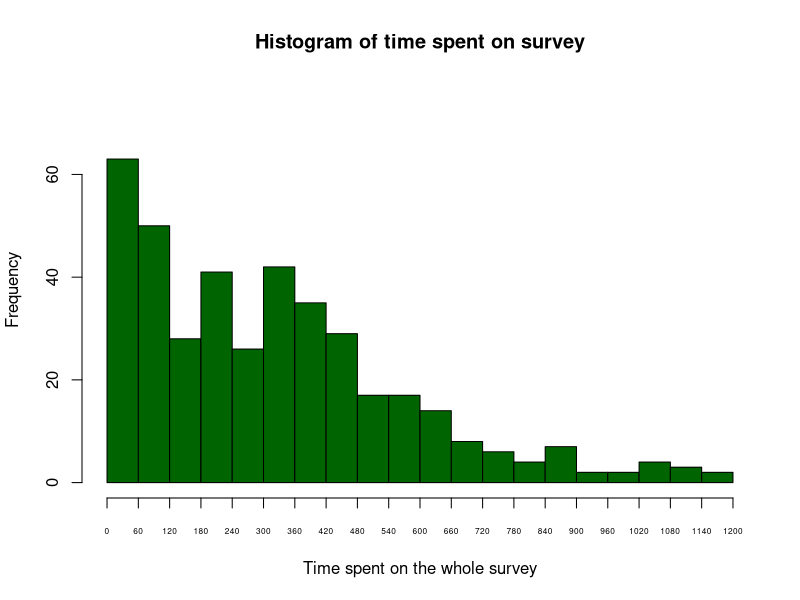
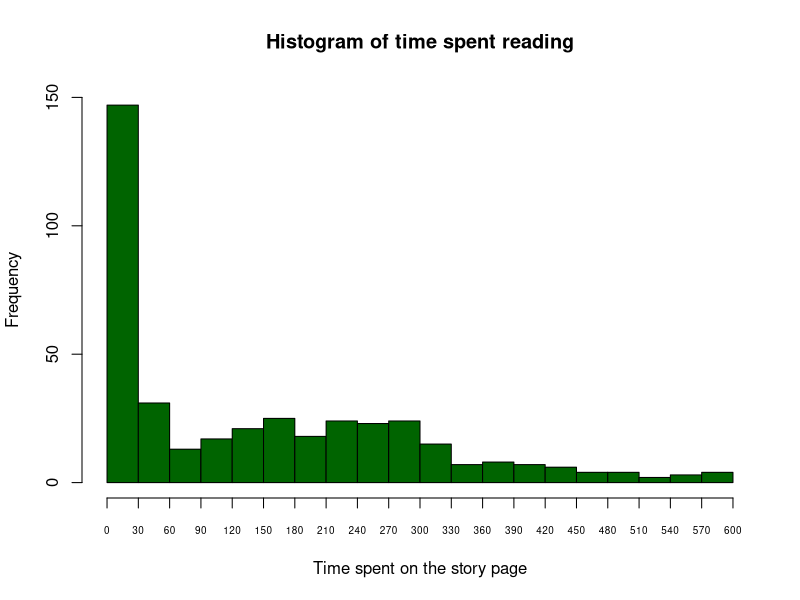
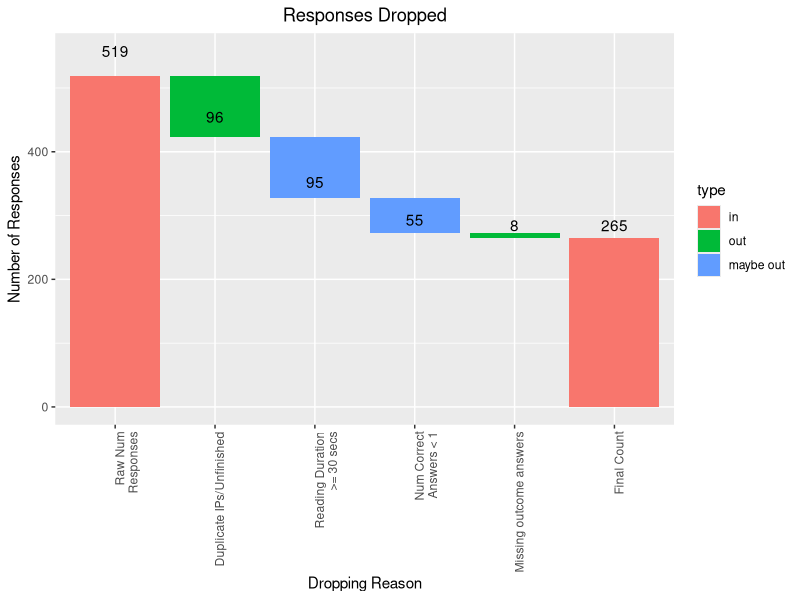

Generate these figures, in order, with R:
## ---- chunk 1
knitr::opts_chunk$set(echo = TRUE)

# load packages
library(lmtest) 
library(knitr)
library(data.table)
library(tidyverse)
separator <- paste(rep("=",70), collapse = "")
## ---- chunk 2
mturk_masters = 
  read.csv("experiment_results/mturk_W241_Final-Project_Survey_Masters-Batch_Results.csv")
mturk_regulars = 
  read.csv("experiment_results/mturk_W241_Final-Project_Survey_Non-Masters-Batch_Results.csv")

# the second and third rows of the qualtrics results contain meta info 
# we do not need so we remove it here
all_content = 
  readLines("experiment_results/qualtrics_W241_Final-Project_Survey_Experiment_August-1-2018_14-06.csv")
all_content = all_content[-3]
all_content = all_content[-2]
qualtrics = read.csv(textConnection(all_content), header = TRUE, stringsAsFactors = FALSE)
rm(all_content)
# thank you: https://stackoverflow.com/questions/15860071/read-csv-header-on-first-line-skip-second-line
## ---- chunk 3
# assign groups
mturk_masters['source_group'] = 1 
mturk_regulars['source_group'] = 2
mturk_all = rbind(mturk_masters, mturk_regulars)

# keep these columns and drop the rest (switched to reverse where we explicitly drop the not necessary ones so that we are more clear about what we are dropping)
#mturk_cols_to_keep = c('HITId', 'CreationTime', 'Expiration', 'AssignmentId', 'WorkerId', 'AssignmentStatus', 'AcceptTime', 'SubmitTime', 'WorkTimeInSeconds', 'LifetimeApprovalRate', 'Last30DaysApprovalRate', 'Last7DaysApprovalRate', 'Answer.surveycode', 'source_group')
#mturk_all = mturk_all[mturk_cols_to_keep]

# drop unnecessary columns
mturk_all = subset(mturk_all, select = -c(HITTypeId, Title, Description, Keywords, 
                                          Reward, MaxAssignments, RequesterAnnotation, 
                                          AssignmentDurationInSeconds, AutoApprovalDelayInSeconds, 
                                          NumberOfSimilarHITs, LifetimeInSeconds, AssignmentId, 
                                          AutoApprovalTime, ApprovalTime, RejectionTime, 
                                          RequesterFeedback, Approve, Reject))

# rename mTurkCode column to match qualtrics
mturk_all['mTurkCode'] = mturk_all['Answer.surveycode']

# check out the combined dataset
#head(mturk_all)
table(mturk_all['source_group'])
dim(mturk_all)
## ---- chunk 4
#head(qualtrics)
responses = merge(x = qualtrics, y = mturk_all, by = "mTurkCode", all.x = TRUE)
dim(responses)
table(responses$source_group)
#head(responses)
#colnames(responses)
responses$source_group[is.na(responses$source_group)] = 3
responses$source_group <- factor(responses$source_group, labels = c("Mturk Masters", "Mturk Regulars", "F&F"))
#hist(responses$source_group, breaks=3) # could probably make this prettier
table(responses$source_group)
## ---- chunk 5
rm(list = c('mturk_all', 'mturk_masters', 'mturk_regulars', 'qualtrics'))
## ---- chunk 6
table(responses$Status)
## ---- chunk 7
# record duplicate IP Addresses and first timestamp
responses %>% 
  group_by(IPAddress) %>% 
  arrange(StartDate) %>% 
  summarize(ip_count = n(),
            StartDate = first(StartDate)) %>% 
  filter(ip_count > 1) -> duplicate_ips

# merge duplicate IP Addresses based on first time stamp
responses <- merge(x = responses, y = duplicate_ips, 
               by = c("IPAddress", "StartDate"), all.x = TRUE)
# merge all duplicate IP Addresses
responses <- merge(x = responses, y = duplicate_ips[,c("IPAddress", "ip_count")], 
               by = "IPAddress", all.x = TRUE)

responses$duplicate_ip <- 0
responses[!is.na(responses$ip_count.y),]$duplicate_ip <- 1
responses$duplicate_ip_xfirst <- 0
responses[!is.na(responses$ip_count.x),]$duplicate_ip_xfirst <- 1
responses$ip_count.x <- NULL
colnames(responses)[colnames(responses)=="ip_count.y"] <- "ip_count"
responses[is.na(responses$ip_count),]$ip_count <- 1
rm(duplicate_ips)
## ---- chunk 8
table(responses$duplicate_ip, responses$duplicate_ip_xfirst)
## ---- chunk 9
table(responses$ip_count)
## ---- chunk 10
cat(separator)
cat("\nSummary of survey's progress:\n")
summary(responses$Progress)
cat(separator)
cat("\nNumber of responses that are not finished:\n")
sum(responses$Progress < 100)
cat(separator)
cat("\nPrimary outcome distribution for unfinished responses:\n")
table(responses[responses$Progress < 100,]$Q4)
cat(separator)
cat("\nSource of  unfinished responses:\n")
table(responses[responses$Progress < 100,]$source_group)
cat(separator)
cat("\nTreatment assignment for unfinished responses:\n")
table(responses[responses$Progress < 100,]$FL_2_DO)
## ---- chunk 11
responses$valid <- "Valid"
responses[responses$Status %in% c("Spam", "Survey Preview"), ]$valid <- "Preview/Spam"
responses[responses$duplicate_ip_xfirst==1,]$valid <- "Duplicate"
responses[responses$Progress < 100,]$valid <- "Not Finished"
table(responses$valid)
## ---- chunk 12
cat(separator)
cat("\nSource of valid responses:\n")
table(responses[responses$valid == "Valid",]$source_group)
cat("\nSource of invalid responses:\n")
table(responses[responses$valid != "Valid",]$source_group)
cat(separator)
cat("\nTreatment assignment for valid responses:\n")
table(responses[responses$valid == "Valid",]$FL_2_DO)
cat("\nTreatment assignment for invalid responses:\n")
table(responses[responses$valid != "Valid",]$FL_2_DO)
## ---- chunk 13
table(responses[responses$valid == "Valid",]$FL_2_DO, 
      responses[responses$valid == "Valid",]$source_group)
## ---- chunk 14
short_story_word_count = 990
duration_secs_minimum = 30
correct_answers_minimum = 1
## ---- chunk 15
valid_responses = subset(responses, valid == "Valid")
## ---- chunk 16
summary(valid_responses$Duration..in.seconds.)
## ---- chunk 17
sum(valid_responses$Duration..in.seconds. < 1200)
## ---- chunk 18
hist(valid_responses[valid_responses$Duration..in.seconds. < 1200,]$Duration..in.seconds.,
     col = "darkgreen",
     breaks = seq(0,1200,60),
     ylim = c(0, 75),
     xaxt = 'n',
     xlab = "Time spent on the whole survey",
     main = "Histogram of time spent on survey")
axis(side = 1, at = seq(0,1200,60), labels = seq(0,1200,60), cex.axis = 0.5)
## ---- chunk 19
summary(valid_responses$Q2_Page.Submit)
## ---- chunk 20
sum(valid_responses$Q2_Page.Submit < 600)
## ---- chunk 21
hist(valid_responses[valid_responses$Q2_Page.Submit < 600,]$Q2_Page.Submit,
     col = "darkgreen",
     breaks = seq(0,600,30),
     ylim = c(0, 150),
     xaxt = 'n',
     xlab = "Time spent on the story page",
     main = "Histogram of time spent reading")
axis(side = 1, at = seq(0,600,30), labels = seq(0,600,30), cex.axis = 0.6)
## ---- chunk 22

# reading time check
#valid_responses = subset(valid_responses, Q2_Page.Submit >= duration_secs_minimum)
valid_responses[valid_responses$Q2_Page.Submit < duration_secs_minimum,]$valid <- "Undertime"
table(valid_responses$valid)
## ---- chunk 23
table(valid_responses$valid, valid_responses$FL_2_DO)
## ---- chunk 24
table(valid_responses$valid, valid_responses$source_group)
## ---- chunk 25
# reading questions check
Q12_correct_ans = 'Beautiful'
Q14_correct_ans = 'Rome'
Q16_correct_ans = 'Gaius was killed'
valid_responses['Q12_correct'] = ifelse(valid_responses$Q12 == Q12_correct_ans, 1, 0)
valid_responses['Q14_correct'] = ifelse(valid_responses$Q14 == Q14_correct_ans, 1, 0)
valid_responses['Q16_correct'] = ifelse(valid_responses$Q12 == Q16_correct_ans, 1, 0)
valid_responses['correct_answers'] = valid_responses$Q12_correct + 
  valid_responses$Q14_correct + valid_responses$Q16_correct
table(valid_responses$correct_answers)
## ---- chunk 26
valid_responses[valid_responses$correct_answers < correct_answers_minimum,]$valid <- "Very incorrect"
table(valid_responses$valid)
## ---- chunk 27
sum(valid_responses$Q4 == -99)
## ---- chunk 28
valid_responses[valid_responses$Q4 == -99,]$valid <- "Missing outcome"
table(valid_responses$valid)
## ---- chunk 29
table(valid_responses$Q25)
## ---- chunk 30
valid_responses$issues <- "No issues"
#valid_responses[valid_responses$Q25 == 'Yes',]$issues <- "Know the story"
valid_responses[valid_responses$Q5 == '-99',]$issues <- "Missing text review"
valid_responses[valid_responses$Q25 == '-99',]$issues <- "Missing answer"
valid_responses[valid_responses$Q12 == '-99',]$issues <- "Missing answer"
valid_responses[valid_responses$Q14 == '-99',]$issues <- "Missing answer"
valid_responses[valid_responses$Q16 == '-99',]$issues <- "Missing answer"
table(valid_responses$issues)
## ---- chunk 31
table(valid_responses$valid, valid_responses$issues)
## ---- chunk 32
nrows_raw <- nrow(responses)
excl_dups_unfinished <- nrow(valid_responses)
excl_dur_undertime <- excl_dups_unfinished - sum(valid_responses$valid == 'Undertime')
excl_incorrect_answ <- excl_dur_undertime - sum(valid_responses$valid == 'Very incorrect')
excl_missing_outcome <- excl_incorrect_answ - sum(valid_responses$valid == 'Missing outcome')
nrows_final <- sum(valid_responses$valid == 'Valid')
## ---- chunk 33
labels = c('Raw Num\nResponses', 
           'Duplicate IPs/Unfinished',
           sprintf('Reading Duration\n>= %s secs', duration_secs_minimum), 
           sprintf('Num Correct\nAnswers < %s', correct_answers_minimum), 
           'Missing outcome answers', 
           'Final Count')

desc = factor(labels, levels=labels)
type = c('in', 'out', 'maybe out', 'maybe out', 'out', 'in')
type = factor(type, levels = c("in", "out", "maybe out"))

start = c(0, nrows_raw, 
          excl_dups_unfinished, 
          excl_dur_undertime, 
          excl_incorrect_answ, 
          excl_missing_outcome)
end = c(nrows_raw, 
        excl_dups_unfinished, 
        excl_dur_undertime, 
        excl_incorrect_answ, 
        nrows_final, 0)
amount = c(nrows_raw, 
           -excl_dups_unfinished, 
           -excl_dur_undertime, 
           -excl_incorrect_answ, 
           -excl_missing_outcome, 
           -nrows_final)
id = seq_along(amount)
waterfall_data = data.frame(id, desc, type, start, end, amount)

label_names <- c(nrows_raw, 
                 nrows_raw - excl_dups_unfinished,
                 excl_dups_unfinished - excl_dur_undertime,
                 excl_dur_undertime - excl_incorrect_answ,
                 excl_incorrect_answ - excl_missing_outcome,
                 nrows_final)

adj <- 1.075
label_pos <- c(nrows_raw * adj, 
               excl_dups_unfinished * adj,
               excl_dur_undertime * adj,
               excl_incorrect_answ * adj,
               excl_missing_outcome * adj,
               nrows_final * adj)

waterfall_plot = 
  ggplot(waterfall_data, aes(desc, fill = type, 
                             xmin = id - 0.45, xmax = id + 0.45, ymin = end, ymax = start, 
                             label = label_names)) + 
  geom_rect()
waterfall_plot + 
  ggtitle("Responses Dropped") + 
  theme(plot.title = element_text(hjust = 0.5), 
        axis.text.x = element_text(angle = 90, hjust = 1)) + 
  labs(y="Number of Responses", x="Dropping Reason") +
  geom_text(aes(y = label_pos, label = label_names))

## ---- chunk 34
rm(list = c("adj", "amount", "desc", "end", "id", "label_names", "label_pos", "labels", "start", "type"))
rm(list = c("excl_dups_unfinished", "excl_dur_undertime", "excl_incorrect_answ"))
rm(list = c("excl_missing_outcome", "nrows_final", "nrows_raw"))
rm(list = c("Q12_correct_ans", "Q14_correct_ans", "Q16_correct_ans"))
rm(list = c("correct_answers_minimum", "duration_secs_minimum", "short_story_word_count"))
rm(list = c("waterfall_data", "waterfall_plot"))
## ---- chunk 35
valid_responses['experiment_group'] = 
  ifelse(valid_responses$FL_2_DO == 'Introduction:Control', 1, 
         ifelse(valid_responses$FL_2_DO == 'Introduction:1Star', 2,
                ifelse(valid_responses$FL_2_DO == 'Introduction:4.5Stars', 3, -1)))
valid_responses['treated'] = ifelse(valid_responses$experiment_group == 2, 1,
                                    ifelse(valid_responses$experiment_group == 3, 1, 0))
valid_responses['treatment_rating'] = ifelse(valid_responses$experiment_group == 2, 2,
                                       ifelse(valid_responses$experiment_group == 3, 5, NA))
valid_responses['experiment_group_chr'] = 
  ifelse(valid_responses$FL_2_DO == 'Introduction:Control', "Control", 
         ifelse(valid_responses$FL_2_DO == 'Introduction:1Star', "Treat: Low",
                ifelse(valid_responses$FL_2_DO == 'Introduction:4.5Stars', "Treat: High", "NA")))
## ---- chunk 36
table(valid_responses$experiment_group, valid_responses$experiment_group_chr)
## ---- chunk 37
summary(valid_responses$Q4)
## ---- chunk 38
summary(valid_responses[valid_responses$valid == "Valid",]$Q4)
## ---- chunk 39
valid_responses %>% 
  filter(valid != "Missing outcome") %>% 
  group_by(valid, FL_2_DO) %>% 
  summarize(responseCount = n(),
            avgRating = round(mean(Q4),1))
## ---- chunk 40
calc_exp_group_avg_rating = function(data, group) {
  avg_rating = mean(subset(data, experiment_group == group)$Q4)
  return(avg_rating)
}
get_nrow_of_group = function(data, group) {
  rows = nrow(subset(data, experiment_group == group))
  return(rows)
}
get_pct_subjects_of_group = function(data, group) {
  count = get_nrow_of_group(data, group)
  pct = round(count / nrow(data) * 100, 2)
  return(pct)
}
control_avg_rating = calc_exp_group_avg_rating(valid_responses[valid_responses$valid == "Valid",], 1)
treatment_low_avg_rating = calc_exp_group_avg_rating(valid_responses[valid_responses$valid == "Valid",], 2)
treatment_high_avg_rating = calc_exp_group_avg_rating(valid_responses[valid_responses$valid == "Valid",], 3)
# todo: is this actually how you calculate ATE?
ate_high = treatment_high_avg_rating - control_avg_rating
ate_low = treatment_low_avg_rating - control_avg_rating
groups = c(
  'Control',
  'Treatment - Low Rating',
  'Treatment - High Rating')
counts = c(
  get_nrow_of_group(valid_responses[valid_responses$valid == "Valid",], 1),
  get_nrow_of_group(valid_responses[valid_responses$valid == "Valid",], 2),
  get_nrow_of_group(valid_responses[valid_responses$valid == "Valid",], 3))
pcts = c(
  get_pct_subjects_of_group(valid_responses[valid_responses$valid == "Valid",], 1),
  get_pct_subjects_of_group(valid_responses[valid_responses$valid == "Valid",], 2),
  get_pct_subjects_of_group(valid_responses[valid_responses$valid == "Valid",], 3))
avg_ratings = c(
  round(control_avg_rating,2),
  round(treatment_low_avg_rating,2),
  round(treatment_high_avg_rating,2))
ates = c(
  0,
  round(ate_low,2),
  round(ate_high,2))
treated_ratings = c('na', '2/6 Stars', '5/6 Stars')
outcome_table = data.frame(groups, counts, pcts, treated_ratings, avg_ratings, ates)
kable(outcome_table, col.names = 
        c('Group', '# of Subjects', '% of Total Subjects', 'Treated Rating', 'AVG Rating', 'ATE'))
## ---- chunk 41
model = lm(Q4 ~ experiment_group_chr, 
           data = valid_responses[valid_responses$valid == "Valid",])
summary(model)
coefci(model)
## ---- chunk 42
model = lm(Q4 ~ experiment_group_chr, 
           data = valid_responses[valid_responses$valid != "Missing outcome",])
summary(model)
coefci(model)
## ---- chunk 43
valid_responses$undertime <- ifelse(valid_responses$valid == "Undertime", 1, 0)
valid_responses$incorrect <- ifelse(valid_responses$valid == "Very incorrect", 1, 0)
## ---- chunk 44
model = lm(Q4 ~ experiment_group_chr + undertime + incorrect, 
           data = valid_responses[valid_responses$valid != "Missing outcome",])
summary(model)
coefci(model)
## ---- chunk 45
table(valid_responses$valid, valid_responses$source_group)
## ---- chunk 46
model = lm(Q4 ~ experiment_group_chr*source_group, 
           data = valid_responses[valid_responses$valid == "Valid",])
summary(model)
coefci(model)
## ---- chunk 47
model = lm(Q4 ~ experiment_group_chr, 
           data = valid_responses[valid_responses$valid == "Valid" & valid_responses$source_group == "Mturk Masters",])
summary(model)
coefci(model)
## ---- chunk 48
model = lm(Q4 ~ experiment_group_chr, 
           data = valid_responses[valid_responses$valid == "Valid" & valid_responses$source_group == "Mturk Regulars",])
summary(model)
coefci(model)
## ---- chunk 49
model = lm(Q4 ~ experiment_group_chr, 
           data = valid_responses[valid_responses$valid == "Valid" & 
                                    valid_responses$source_group == "F&F",])
summary(model)
coefci(model)
